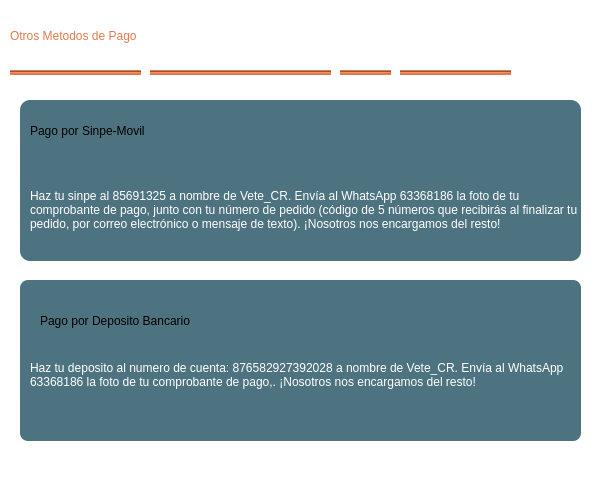
<?xml version="1.0" encoding="UTF-8"?>
<ui version="4.0">
 <class>Form</class>
 <widget class="QWidget" name="Form">
  <property name="geometry">
   <rect>
    <x>0</x>
    <y>0</y>
    <width>601</width>
    <height>479</height>
   </rect>
  </property>
  <property name="windowTitle">
   <string>Form</string>
  </property>
  <property name="styleSheet">
   <string notr="true">background-color: rgb(255, 255, 255);</string>
  </property>
  <widget class="QLabel" name="label_2">
   <property name="geometry">
    <rect>
     <x>10</x>
     <y>10</y>
     <width>501</width>
     <height>51</height>
    </rect>
   </property>
   <property name="styleSheet">
    <string notr="true">color: rgb(224, 123, 79);
font: 30pt &quot;Showcard Gothic&quot;;</string>
   </property>
   <property name="text">
    <string>Otros Metodos de Pago</string>
   </property>
  </widget>
  <widget class="QFrame" name="frame">
   <property name="geometry">
    <rect>
     <x>20</x>
     <y>280</y>
     <width>561</width>
     <height>161</height>
    </rect>
   </property>
   <property name="styleSheet">
    <string notr="true">background-color: rgb(77, 115, 129);
border-radius: 8px;</string>
   </property>
   <property name="frameShape">
    <enum>QFrame::StyledPanel</enum>
   </property>
   <property name="frameShadow">
    <enum>QFrame::Raised</enum>
   </property>
   <widget class="QLabel" name="label_5">
    <property name="geometry">
     <rect>
      <x>20</x>
      <y>20</y>
      <width>361</width>
      <height>41</height>
     </rect>
    </property>
    <property name="styleSheet">
     <string notr="true">font: 22pt &quot;Forte&quot;;
color: rgb(0, 0, 0);
</string>
    </property>
    <property name="text">
     <string>Pago por Deposito Bancario</string>
    </property>
   </widget>
   <widget class="QLabel" name="label_7">
    <property name="geometry">
     <rect>
      <x>10</x>
      <y>60</y>
      <width>541</width>
      <height>71</height>
     </rect>
    </property>
    <property name="styleSheet">
     <string notr="true">font: 13pt &quot;Tw Cen MT Condensed Extra Bold&quot;;
color: rgb(255, 255, 255);
</string>
    </property>
    <property name="text">
     <string>&lt;html&gt;&lt;head/&gt;&lt;body&gt;&lt;p&gt;Haz tu deposito al numero de cuenta:  876582927392028  a nombre de Vete_CR. Envía al WhatsApp 63368186 la foto de tu comprobante de pago,. ¡Nosotros nos encargamos del resto!&lt;/p&gt;&lt;/body&gt;&lt;/html&gt;</string>
    </property>
    <property name="wordWrap">
     <bool>true</bool>
    </property>
   </widget>
  </widget>
  <widget class="QFrame" name="frame_2">
   <property name="geometry">
    <rect>
     <x>20</x>
     <y>100</y>
     <width>561</width>
     <height>161</height>
    </rect>
   </property>
   <property name="styleSheet">
    <string notr="true">background-color: rgb(77, 115, 129);
border-radius:10px;</string>
   </property>
   <property name="frameShape">
    <enum>QFrame::StyledPanel</enum>
   </property>
   <property name="frameShadow">
    <enum>QFrame::Raised</enum>
   </property>
   <widget class="QLabel" name="label_4">
    <property name="geometry">
     <rect>
      <x>10</x>
      <y>10</y>
      <width>301</width>
      <height>41</height>
     </rect>
    </property>
    <property name="styleSheet">
     <string notr="true">font: 22pt &quot;Forte&quot;;
color: rgb(0, 0, 0);
</string>
    </property>
    <property name="text">
     <string>Pago por Sinpe-Movil</string>
    </property>
   </widget>
   <widget class="QLabel" name="label_6">
    <property name="geometry">
     <rect>
      <x>10</x>
      <y>70</y>
      <width>551</width>
      <height>81</height>
     </rect>
    </property>
    <property name="styleSheet">
     <string notr="true">font: 13pt &quot;Tw Cen MT Condensed Extra Bold&quot;;
color: rgb(255, 255, 255);
</string>
    </property>
    <property name="text">
     <string>&lt;html&gt;&lt;head/&gt;&lt;body&gt;&lt;p&gt;Haz tu sinpe al 85691325 a nombre de Vete_CR. Envía al WhatsApp 63368186 la foto de tu comprobante de pago, junto con tu número de pedido (código de 5 números que recibirás al finalizar tu pedido, por correo electrónico o mensaje de texto). ¡Nosotros nos encargamos del resto!&lt;/p&gt;&lt;/body&gt;&lt;/html&gt;</string>
    </property>
    <property name="wordWrap">
     <bool>true</bool>
    </property>
   </widget>
  </widget>
  <widget class="Line" name="line">
   <property name="geometry">
    <rect>
     <x>10</x>
     <y>70</y>
     <width>131</width>
     <height>5</height>
    </rect>
   </property>
   <property name="maximumSize">
    <size>
     <width>16777215</width>
     <height>5</height>
    </size>
   </property>
   <property name="styleSheet">
    <string notr="true">background-color: rgb(224, 123, 79);</string>
   </property>
   <property name="orientation">
    <enum>Qt::Horizontal</enum>
   </property>
  </widget>
  <widget class="Line" name="line_2">
   <property name="geometry">
    <rect>
     <x>150</x>
     <y>70</y>
     <width>181</width>
     <height>5</height>
    </rect>
   </property>
   <property name="maximumSize">
    <size>
     <width>16777215</width>
     <height>5</height>
    </size>
   </property>
   <property name="styleSheet">
    <string notr="true">background-color: rgb(224, 123, 79);</string>
   </property>
   <property name="orientation">
    <enum>Qt::Horizontal</enum>
   </property>
  </widget>
  <widget class="Line" name="line_3">
   <property name="geometry">
    <rect>
     <x>340</x>
     <y>70</y>
     <width>51</width>
     <height>5</height>
    </rect>
   </property>
   <property name="maximumSize">
    <size>
     <width>16777215</width>
     <height>5</height>
    </size>
   </property>
   <property name="styleSheet">
    <string notr="true">background-color: rgb(224, 123, 79);</string>
   </property>
   <property name="orientation">
    <enum>Qt::Horizontal</enum>
   </property>
  </widget>
  <widget class="Line" name="line_4">
   <property name="geometry">
    <rect>
     <x>400</x>
     <y>70</y>
     <width>111</width>
     <height>5</height>
    </rect>
   </property>
   <property name="maximumSize">
    <size>
     <width>16777215</width>
     <height>5</height>
    </size>
   </property>
   <property name="styleSheet">
    <string notr="true">background-color: rgb(224, 123, 79);</string>
   </property>
   <property name="orientation">
    <enum>Qt::Horizontal</enum>
   </property>
  </widget>
  <zorder>frame</zorder>
  <zorder>label_2</zorder>
  <zorder>frame_2</zorder>
  <zorder>line</zorder>
  <zorder>line_2</zorder>
  <zorder>line_3</zorder>
  <zorder>line_4</zorder>
 </widget>
 <resources/>
 <connections/>
</ui>
